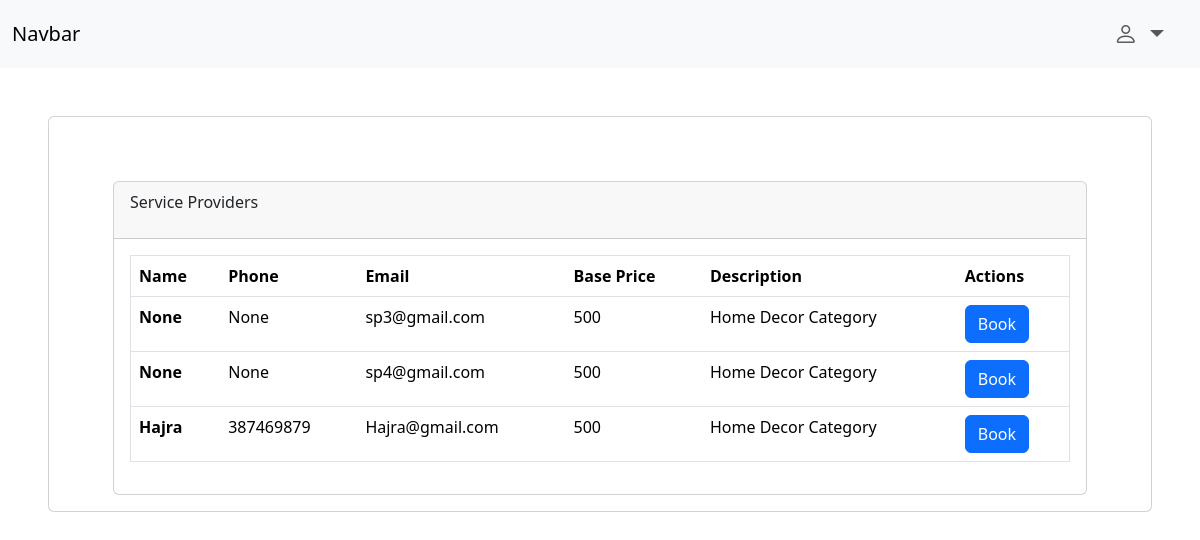
The page /service/Home Decor on the database as committed earlier.
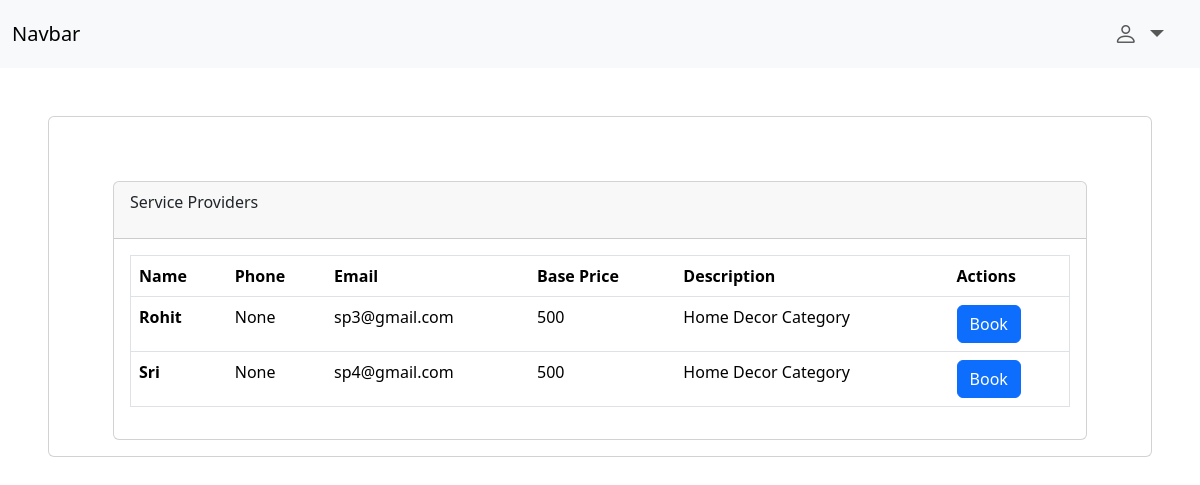
The same page on the database as committed later.
### backend/models.py (models this page shows, shortened)
class ServiceProvider(db.Model,UserMixin):
    __tablename__='serviceprovider'
    id=db.Column(db.Integer, primary_key=True, autoincrement= True)
    name=db.Column(db.String,unique=True)
    address=db.Column(db.String)
    email=db.Column(db.String,unique=True)
    password=db.Column(db.String)
    exp=db.Column(db.Integer)
    phone=db.Column(db.String)
    city=db.Column(db.String)
    status=db.Column(db.String)
    servicename=db.Column(db.String,db.ForeignKey("services.name"))
    receive_request=db.relationship("Request",backref="servprovider",cascade="all, delete-orphan")
    avail_slots=db.relationship("ProvidersAvailability",backref="servprovider",cascade="all, delete-orphan")

class Services(db.Model):
    __tablename__="services"
    id=db.Column(db.Integer, primary_key=True, autoincrement= True)
    name=db.Column(db.String,unique=True)
    baseprice=db.Column(db.Integer)
    description=db.Column(db.String)
    Sproviders=db.relationship("ServiceProvider",backref="service", cascade="all, delete-orphan")

### backend/routes.py (the view)
@app.route("/service/<servicename>")
def service(servicename):
    if request.method=="GET":
        sps=db.session.query(ServiceProvider).filter_by(servicename=servicename).all()
    return render_template("customer/service.html",sps=sps)

### templates/customer/service.html (shortened to what this page needs)
<!DOCTYPE html>
<html lang="en">
<head>
    <link href="https://cdn.jsdelivr.net/npm/bootstrap@5.3.8/dist/css/bootstrap.min.css" rel="stylesheet"
>
    <link rel="stylesheet" href="https://cdn.jsdelivr.net/npm/bootstrap-icons@1.13.1/font/bootstrap-icons.min.css">
</head>
<body>
    <nav class="navbar navbar-expand-lg bg-body-tertiary">
        <div class="container-fluid">
            <a class="navbar-brand" href="#">Navbar</a>
            <div class="collapse navbar-collapse " id="navbarSupportedContent">
                <ul class="navbar-nav ms-auto me-3 fs-4 mb-2 mb-lg-0 ">
                    <li class="nav-item dropdown">
                        <a class="nav-link dropdown-toggle" href="#" role="button" data-bs-toggle="dropdown"
                            aria-expanded="false">
                            <i class="bi bi-person"></i>
                        </a>
                    </li>
                </ul>
            </div>
        </div>
    </nav>
    <div class="card ms-5 mt-5 me-5">
        <div class="card-body">
            <div class="card mt-5 ms-5 me-5">
                <div class="card-header d-flex ">
                    <p><strong>{{servicename}}</strong> Service Providers</p>
                </div>
                <div class="card-body">
                    <table class="table border">
                        <thead>
                            <tr>
                                <th scope="col">Name</th>
                                <th scope="col">Phone</th>
                                <th scope="col">Email</th>
                                <th scope="col">Base Price</th>
                                <th scope="col">Description</th>
                                <th scope="col">Actions</th>
                            </tr>
                        </thead>
                        <tbody>
                            {% for sp in sps %}
                            <tr>
                                <th scope="row">{{sp.name}}</th>
                                <td>{{sp.phone}}</td>
                                <td>{{sp.email}}</td>
                                <td>{{sp.service.baseprice}}</td>
                                <td>{{sp.service.description}}</td>
                                <td>
                                    <a href="/slotbooking?id={{sp.id}}" class="btn btn-primary">Book</a>
                                </tr>
                            {% endfor %}
                        </tbody>
                    </table>
                </div>
            </div>
        </div>
    </div>
</body>
</html>

Rows that differ between the two databases and show on the page:
removed ServiceProvider: name "Hajra", phone "387469879", email "Hajra@gmail.com", service.baseprice "500", service.description "Home Decor Category"
changed ServiceProvider "sp3@gmail.com": name "None" → "Rohit"
changed ServiceProvider "sp4@gmail.com": name "None" → "Sri"
